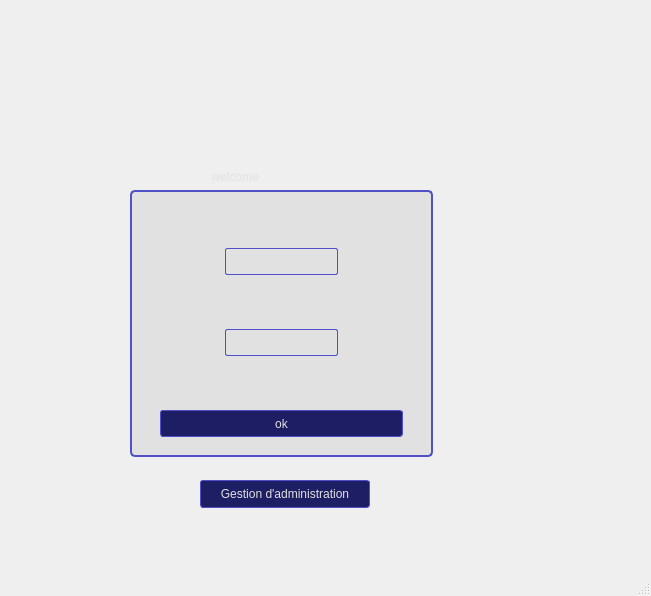
<?xml version="1.0" encoding="UTF-8"?>
<ui version="4.0">
 <class>log_in</class>
 <widget class="QMainWindow" name="log_in">
  <property name="geometry">
   <rect>
    <x>0</x>
    <y>0</y>
    <width>651</width>
    <height>596</height>
   </rect>
  </property>
  <property name="minimumSize">
   <size>
    <width>651</width>
    <height>596</height>
   </size>
  </property>
  <property name="maximumSize">
   <size>
    <width>651</width>
    <height>596</height>
   </size>
  </property>
  <property name="windowTitle">
   <string/>
  </property>
  <property name="styleSheet">
   <string notr="true"/>
  </property>
  <widget class="QWidget" name="centralwidget">
   <widget class="QGroupBox" name="groupBox">
    <property name="geometry">
     <rect>
      <x>130</x>
      <y>170</y>
      <width>303</width>
      <height>297</height>
     </rect>
    </property>
    <property name="styleSheet">
     <string notr="true">QWidget {
    background-color: rgb(225, 225, 225);
    color: rgb(225, 225, 225);
}
/* ---------------------------------------------------------------------------------------------------- */


/* QGroupBox */
/* ---------------------------------------------------------------------------------------------------- */
QGroupBox {
    border: 2px solid;
    border-radius: 5px;

    margin-top: 20px;
    margin-bottom: 10px;

    border-color: rgb(80, 80, 200);
}

QGroupBox::title {
    subcontrol-origin: margin;
    subcontrol-position: top left;
    padding-left: 3px;
}
/* ---------------------------------------------------------------------------------------------------- */

QFrame#horizontalLineMiddleSeparator {
    background-color: rgb(80, 80, 200 );
}

/* Process Scanner QFrame horizontal lines  */
/* ---------------------------------------------------------------------------------------------------- */
QFrame#lineScanner {
    background-color: rgb(80, 80, 200);
}

QFrame#lineScanFilters {
    background-color: rgb(80, 80, 200);
}
/* ---------------------------------------------------------------------------------------------------- */


/* QSpinBox  */
/* ---------------------------------------------------------------------------------------------------- */
QSpinBox {
    border: 1px solid rgb(80, 80, 200);
}

QSpinBox::up-arrow {
    image: url(:/icons/up-arrow.png);
}

QSpinBox::down-arrow {
    image: url(:/icons/down-arrow.png);
}

QSpinBox::text {
    background-color: rgb(80, 80, 200);
}
/* ---------------------------------------------------------------------------------------------------- */




/* QSlider horizontal/vertical  */
/* ---------------------------------------------------------------------------------------------------- */
QSlider:horizontal,
QSlider:vertical {
    background-color: rgb(40, 40, 100);
    height: 18px;
}

QSlider::groove:horizontal {
    height: 18px;
    background-color: transparent;
}

QSlider::handle:horizontal {
    background-color: rgb(80, 80, 200);
    width: 10px;
    height: 18px;
}

QSlider::handle:horizontal:hover,
QSlider::handle:vertical:hover {
    background-color: rgb(150, 150, 250);
}
/* ---------------------------------------------------------------------------------------------------- */




/* QLineEdit &amp; QTextEdit */
/* ---------------------------------------------------------------------------------------------------- */
QLineEdit,
QTextEdit {
    border: 1px solid;
    border-radius: 2px;
    border-color: rgb(80, 80, 200);
    min-height: 25px;
    padding-left: 5px;
}

QLineEdit[text=&quot;&quot;] {
    color: rgb(100, 100, 150);
}

QLineEdit::disabled {
    color: rgb(100, 100, 150);
    border-color: rgb(50, 50, 100);
}
/* ---------------------------------------------------------------------------------------------------- */




/* QMenu */
/* ---------------------------------------------------------------------------------------------------- */
QMenu {
    border: 1px solid;
    border-radius: 2px;
    border-color: rgb(80, 80, 200);

}

QMenu::item {
    color: rgb(150, 150, 250);
    border: 1px solid;
    border-color: rgb(80, 80, 200);

    padding: 5px;

    outline: 0;
}

QMenu::item:selected {
    background-color: rgb(40, 40, 200);
}

QMenu::indicator {
    margin-left: 4px;
}

QMenu::indicator:checked {
    border: 2px solid;
    border-radius: 2px;

    border-color:   rgb(80, 80, 200);
    background-color: rgb(80, 80, 200);

}

QMenu::indicator:unchecked {
    border: 2px solid;
    border-radius: 2px;

    border-color:   rgb(80, 80, 200);
    color: rgb(100, 100, 150);
}
/* ---------------------------------------------------------------------------------------------------- */




/* QHeaderView */
/* ---------------------------------------------------------------------------------------------------- */
QHeaderView::section:horizontal,
QHeaderView::section:vertical
{
    background-color: rgb(30, 30, 100);
}
/* ---------------------------------------------------------------------------------------------------- */




/* QScrollBar  */
/* ---------------------------------------------------------------------------------------------------- */
QScrollBar:vertical,
QScrollBar:horizontal {

    border-color: rgb(90, 90, 255);
}

QScrollBar::handle:vertical,
QScrollBar::handle:horizontal {
    background-color: rgb(40, 40, 150);
}

QScrollBar::handle:hover:vertical,
QScrollBar::handle:hover:horizontal {
    background-color: rgb(40, 40, 200);
}

QScrollBar::up-arrow:horizontal,
QScrollBar::down-arrow:horizontal,
QScrollBar::sub-line:vertical,
QScrollBar::add-line:vertical {
    background-color: rgb(20, 20, 30);
    color: rgb(20, 20, 30);
}

QScrollBar::up-arrow:vertical,
QScrollBar::down-arrow:vertical,
QScrollBar::up-arrow:horizontal,
QScrollBar::down-arrow:horizontal {
    background-color: rgb(20, 20, 30);
    border-color: rgb(20, 20, 30);
    color: rgb(20, 20, 30);
}

QScrollBar::add-page:horizontal,
QScrollBar::sub-page:horizontal,
QScrollBar::add-page:vertical,
QScrollBar::sub-page:vertical {
    background-color: rgb(20, 20, 30);
}
/* ---------------------------------------------------------------------------------------------------- */





/* Tree/List/Table Views  */
/* ---------------------------------------------------------------------------------------------------- */
QTreeView,
QListView,
QListView {
    border: 2px solid;
    border-color: rgb(80, 80, 200);
    border-radius: 5px;
    outline: 0;
}

QTreeView::item,
QListView::item,
QTableView::item {
    background-color: rgb(20, 20, 90);
    outline: 0;
}

QTreeView::item:alternate,
QListView::item:alternate,
QTableView::item:alternate {
    background-color: rgb(30, 30, 110);
    outline: 0;
}

QTreeView::item:hover,
QTreeView::item:alternate:hover,
QListView::item:hover,
QListView::item:alternate:hover,
QTableView::item:hover,
QTableView::item:alternate:hover {
    background-color: rgb(30, 30, 150);
}

QListView::item:selected,
QTreeView::item:selected,
QTableView::item:selected,
QTreeView::item:alternate:selected,
QListVew::item:alternate:selected,
QTableView::item:alternate:selected {
    background-color: rgb(40, 40, 200);
    color: rgb(150, 150, 250);
    outline: 0;
}

QTreeView:branch {
    background-color: rgb(20, 20, 90);
}

QTreeView:branch:has-siblings:adjoins-item {
  border-image: url(&quot;:/icons/branch-child-guide.png&quot;) 0;
}

QTreeView:branch:!has-children:!has-siblings:adjoins-item {
    border-image: url(&quot;:/icons/branch-end-guide.png&quot;) 0;
}

QTreeView:branch:has-children:!has-siblings:closed,
QTreeView:branch:closed:has-children:has-siblings {
  border-image: none;
  image: url(:/icons/branch-closed.png);
}

QTreeView:branch:open:has-children:!has-siblings,
QTreeView:branch:open:has-children:has-siblings {
    border-image: none;
    image: url(://icons/branch-open.png);
}
/* ---------------------------------------------------------------------------------------------------- */

/* QComboBox  */
/* ---------------------------------------------------------------------------------------------------- */
QComboBox {
    border: 1px solid;
    border-color: rgb(80, 80, 200);
    min-height: 25px;
    padding-left: 5px;
    border-radius: 2px;
}

QComboBox::hover {
    background-color: rgb(40, 40, 200);
}

QComboBox:disabled {

    color: rgb(100, 100, 150);
    border-color: rgb(50, 50, 100);
}

QComboBox QAbstractItemView {
    border: 0px solid;
    border-radius: 2px;
    border-color: rgb(80, 80, 200);
}

QComboBox QAbstractItemView::item {
    color: rgb(150, 150, 250);

    border: 1px solid;
    border-color: rgb(80, 80, 200);


    padding-top: 3px;
    padding-bottom: 3px;

    outline: 0;
}


QComboBox QAbstractItemView::indicator:checked {
    border: 2px solid;
    border-radius: 2px;

    border-color:   rgb(80, 80, 200);
    background-color: rgb(80, 80, 200);
}


QComboBox QAbstractItemView::indicator:unchecked {
    border: 2px solid;
    border-radius: 2px;

    border-color:   rgb(80, 80, 200);
    color: rgb(100, 100, 150);
}

QComboBox QAbstractItemView::item:hover {
    background-color: rgb(40, 40, 200);
    color: rgb(150, 150, 250);
    outline: 0;
}

QComboBox QAbstractItemView::focus {
    border-color: rgb(150, 130, 250);
    outline: 0;
}

QComboBox::down-arrow {
    image: url(:/icons/down-arrow.png);
}
/* ---------------------------------------------------------------------------------------------------- */




/* QCheckBox  */
/* ---------------------------------------------------------------------------------------------------- */
QCheckBox::indicator:checked {
    border: 2px solid;
    border-radius: 2px;

    border-color:   rgb(80, 80, 200);
    background-color: rgb(80, 80, 200);
}


QCheckBox::indicator:unchecked {
    border: 2px solid;
    border-radius: 2px;

    border-color:   rgb(80, 80, 200);
    color: rgb(100, 100, 150);
}
/* ---------------------------------------------------------------------------------------------------- */




/* QPushButton */
/* ---------------------------------------------------------------------------------------------------- */
QPushButton {
    border: 1px solid;
    border-radius: 3px;
    background-color: rgb(30, 30, 100);
    border-color: rgb(80, 80, 200);
    min-height: 25px;
    padding-left: 5px;
    padding-right: 5px;
}

QPushButton::hover {
    background-color: rgb(40, 40, 200);
}

QPushButton::pressed {
    background-color: rgb(50, 50, 220);
}

QPushButton::disabled {
    background-color: rgb(20, 20, 50);
    color: rgb(100, 100, 150);
    border-color: rgb(50, 50, 100);
}

QPushButton::focus {
    border-color: rgb(130, 130, 200);
    outline: 0;
}</string>
    </property>
    <property name="title">
     <string>                       welcome</string>
    </property>
    <widget class="QWidget" name="layoutWidget">
     <property name="geometry">
      <rect>
       <x>30</x>
       <y>30</y>
       <width>243</width>
       <height>237</height>
      </rect>
     </property>
     <layout class="QVBoxLayout" name="verticalLayout">
      <item>
       <spacer name="verticalSpacer">
        <property name="orientation">
         <enum>Qt::Vertical</enum>
        </property>
        <property name="sizeHint" stdset="0">
         <size>
          <width>20</width>
          <height>40</height>
         </size>
        </property>
       </spacer>
      </item>
      <item>
       <layout class="QHBoxLayout" name="horizontalLayout_2">
        <item>
         <spacer name="horizontalSpacer_3">
          <property name="orientation">
           <enum>Qt::Horizontal</enum>
          </property>
          <property name="sizeHint" stdset="0">
           <size>
            <width>40</width>
            <height>20</height>
           </size>
          </property>
         </spacer>
        </item>
        <item>
         <widget class="QLineEdit" name="lineEdit_loginusername">
          <property name="placeholderText">
           <string>user name</string>
          </property>
         </widget>
        </item>
        <item>
         <spacer name="horizontalSpacer_4">
          <property name="orientation">
           <enum>Qt::Horizontal</enum>
          </property>
          <property name="sizeHint" stdset="0">
           <size>
            <width>40</width>
            <height>20</height>
           </size>
          </property>
         </spacer>
        </item>
       </layout>
      </item>
      <item>
       <spacer name="verticalSpacer_2">
        <property name="orientation">
         <enum>Qt::Vertical</enum>
        </property>
        <property name="sizeHint" stdset="0">
         <size>
          <width>20</width>
          <height>40</height>
         </size>
        </property>
       </spacer>
      </item>
      <item>
       <layout class="QHBoxLayout" name="horizontalLayout">
        <item>
         <spacer name="horizontalSpacer">
          <property name="orientation">
           <enum>Qt::Horizontal</enum>
          </property>
          <property name="sizeHint" stdset="0">
           <size>
            <width>40</width>
            <height>20</height>
           </size>
          </property>
         </spacer>
        </item>
        <item>
         <widget class="QLineEdit" name="lineEdit_loginpwd">
          <property name="echoMode">
           <enum>QLineEdit::Password</enum>
          </property>
          <property name="placeholderText">
           <string>password</string>
          </property>
         </widget>
        </item>
        <item>
         <spacer name="horizontalSpacer_2">
          <property name="orientation">
           <enum>Qt::Horizontal</enum>
          </property>
          <property name="sizeHint" stdset="0">
           <size>
            <width>40</width>
            <height>20</height>
           </size>
          </property>
         </spacer>
        </item>
       </layout>
      </item>
      <item>
       <spacer name="verticalSpacer_3">
        <property name="orientation">
         <enum>Qt::Vertical</enum>
        </property>
        <property name="sizeHint" stdset="0">
         <size>
          <width>20</width>
          <height>40</height>
         </size>
        </property>
       </spacer>
      </item>
      <item>
       <widget class="QPushButton" name="pushButton">
        <property name="text">
         <string>ok</string>
        </property>
       </widget>
      </item>
     </layout>
    </widget>
   </widget>
   <widget class="QPushButton" name="pushButton_2">
    <property name="geometry">
     <rect>
      <x>200</x>
      <y>480</y>
      <width>170</width>
      <height>28</height>
     </rect>
    </property>
    <property name="styleSheet">
     <string notr="true">QWidget {
    background-color: rgb(225, 225, 225);
    color: rgb(225, 225, 225);
}
/* ---------------------------------------------------------------------------------------------------- */


/* QGroupBox */
/* ---------------------------------------------------------------------------------------------------- */
QGroupBox {
    border: 2px solid;
    border-radius: 5px;

    margin-top: 20px;
    margin-bottom: 10px;

    border-color: rgb(80, 80, 200);
}

QGroupBox::title {
    subcontrol-origin: margin;
    subcontrol-position: top left;
    padding-left: 3px;
}
/* ---------------------------------------------------------------------------------------------------- */

QFrame#horizontalLineMiddleSeparator {
    background-color: rgb(80, 80, 200 );
}

/* Process Scanner QFrame horizontal lines  */
/* ---------------------------------------------------------------------------------------------------- */
QFrame#lineScanner {
    background-color: rgb(80, 80, 200);
}

QFrame#lineScanFilters {
    background-color: rgb(80, 80, 200);
}
/* ---------------------------------------------------------------------------------------------------- */


/* QSpinBox  */
/* ---------------------------------------------------------------------------------------------------- */
QSpinBox {
    border: 1px solid rgb(80, 80, 200);
}

QSpinBox::up-arrow {
    image: url(:/icons/up-arrow.png);
}

QSpinBox::down-arrow {
    image: url(:/icons/down-arrow.png);
}

QSpinBox::text {
    background-color: rgb(80, 80, 200);
}
/* ---------------------------------------------------------------------------------------------------- */




/* QSlider horizontal/vertical  */
/* ---------------------------------------------------------------------------------------------------- */
QSlider:horizontal,
QSlider:vertical {
    background-color: rgb(40, 40, 100);
    height: 18px;
}

QSlider::groove:horizontal {
    height: 18px;
    background-color: transparent;
}

QSlider::handle:horizontal {
    background-color: rgb(80, 80, 200);
    width: 10px;
    height: 18px;
}

QSlider::handle:horizontal:hover,
QSlider::handle:vertical:hover {
    background-color: rgb(150, 150, 250);
}
/* ---------------------------------------------------------------------------------------------------- */




/* QLineEdit &amp; QTextEdit */
/* ---------------------------------------------------------------------------------------------------- */
QLineEdit,
QTextEdit {
    border: 1px solid;
    border-radius: 2px;
    border-color: rgb(80, 80, 200);
    min-height: 25px;
    padding-left: 5px;
}

QLineEdit[text=&quot;&quot;] {
    color: rgb(100, 100, 150);
}

QLineEdit::disabled {
    color: rgb(100, 100, 150);
    border-color: rgb(50, 50, 100);
}
/* ---------------------------------------------------------------------------------------------------- */




/* QMenu */
/* ---------------------------------------------------------------------------------------------------- */
QMenu {
    border: 1px solid;
    border-radius: 2px;
    border-color: rgb(80, 80, 200);

}

QMenu::item {
    color: rgb(150, 150, 250);
    border: 1px solid;
    border-color: rgb(80, 80, 200);

    padding: 5px;

    outline: 0;
}

QMenu::item:selected {
    background-color: rgb(40, 40, 200);
}

QMenu::indicator {
    margin-left: 4px;
}

QMenu::indicator:checked {
    border: 2px solid;
    border-radius: 2px;

    border-color:   rgb(80, 80, 200);
    background-color: rgb(80, 80, 200);

}

QMenu::indicator:unchecked {
    border: 2px solid;
    border-radius: 2px;

    border-color:   rgb(80, 80, 200);
    color: rgb(100, 100, 150);
}
/* ---------------------------------------------------------------------------------------------------- */




/* QHeaderView */
/* ---------------------------------------------------------------------------------------------------- */
QHeaderView::section:horizontal,
QHeaderView::section:vertical
{
    background-color: rgb(30, 30, 100);
}
/* ---------------------------------------------------------------------------------------------------- */




/* QScrollBar  */
/* ---------------------------------------------------------------------------------------------------- */
QScrollBar:vertical,
QScrollBar:horizontal {

    border-color: rgb(90, 90, 255);
}

QScrollBar::handle:vertical,
QScrollBar::handle:horizontal {
    background-color: rgb(40, 40, 150);
}

QScrollBar::handle:hover:vertical,
QScrollBar::handle:hover:horizontal {
    background-color: rgb(40, 40, 200);
}

QScrollBar::up-arrow:horizontal,
QScrollBar::down-arrow:horizontal,
QScrollBar::sub-line:vertical,
QScrollBar::add-line:vertical {
    background-color: rgb(20, 20, 30);
    color: rgb(20, 20, 30);
}

QScrollBar::up-arrow:vertical,
QScrollBar::down-arrow:vertical,
QScrollBar::up-arrow:horizontal,
QScrollBar::down-arrow:horizontal {
    background-color: rgb(20, 20, 30);
    border-color: rgb(20, 20, 30);
    color: rgb(20, 20, 30);
}

QScrollBar::add-page:horizontal,
QScrollBar::sub-page:horizontal,
QScrollBar::add-page:vertical,
QScrollBar::sub-page:vertical {
    background-color: rgb(20, 20, 30);
}
/* ---------------------------------------------------------------------------------------------------- */





/* Tree/List/Table Views  */
/* ---------------------------------------------------------------------------------------------------- */
QTreeView,
QListView,
QListView {
    border: 2px solid;
    border-color: rgb(80, 80, 200);
    border-radius: 5px;
    outline: 0;
}

QTreeView::item,
QListView::item,
QTableView::item {
    background-color: rgb(20, 20, 90);
    outline: 0;
}

QTreeView::item:alternate,
QListView::item:alternate,
QTableView::item:alternate {
    background-color: rgb(30, 30, 110);
    outline: 0;
}

QTreeView::item:hover,
QTreeView::item:alternate:hover,
QListView::item:hover,
QListView::item:alternate:hover,
QTableView::item:hover,
QTableView::item:alternate:hover {
    background-color: rgb(30, 30, 150);
}

QListView::item:selected,
QTreeView::item:selected,
QTableView::item:selected,
QTreeView::item:alternate:selected,
QListVew::item:alternate:selected,
QTableView::item:alternate:selected {
    background-color: rgb(40, 40, 200);
    color: rgb(150, 150, 250);
    outline: 0;
}

QTreeView:branch {
    background-color: rgb(20, 20, 90);
}

QTreeView:branch:has-siblings:adjoins-item {
  border-image: url(&quot;:/icons/branch-child-guide.png&quot;) 0;
}

QTreeView:branch:!has-children:!has-siblings:adjoins-item {
    border-image: url(&quot;:/icons/branch-end-guide.png&quot;) 0;
}

QTreeView:branch:has-children:!has-siblings:closed,
QTreeView:branch:closed:has-children:has-siblings {
  border-image: none;
  image: url(:/icons/branch-closed.png);
}

QTreeView:branch:open:has-children:!has-siblings,
QTreeView:branch:open:has-children:has-siblings {
    border-image: none;
    image: url(://icons/branch-open.png);
}
/* ---------------------------------------------------------------------------------------------------- */

/* QComboBox  */
/* ---------------------------------------------------------------------------------------------------- */
QComboBox {
    border: 1px solid;
    border-color: rgb(80, 80, 200);
    min-height: 25px;
    padding-left: 5px;
    border-radius: 2px;
}

QComboBox::hover {
    background-color: rgb(40, 40, 200);
}

QComboBox:disabled {

    color: rgb(100, 100, 150);
    border-color: rgb(50, 50, 100);
}

QComboBox QAbstractItemView {
    border: 0px solid;
    border-radius: 2px;
    border-color: rgb(80, 80, 200);
}

QComboBox QAbstractItemView::item {
    color: rgb(150, 150, 250);

    border: 1px solid;
    border-color: rgb(80, 80, 200);


    padding-top: 3px;
    padding-bottom: 3px;

    outline: 0;
}


QComboBox QAbstractItemView::indicator:checked {
    border: 2px solid;
    border-radius: 2px;

    border-color:   rgb(80, 80, 200);
    background-color: rgb(80, 80, 200);
}


QComboBox QAbstractItemView::indicator:unchecked {
    border: 2px solid;
    border-radius: 2px;

    border-color:   rgb(80, 80, 200);
    color: rgb(100, 100, 150);
}

QComboBox QAbstractItemView::item:hover {
    background-color: rgb(40, 40, 200);
    color: rgb(150, 150, 250);
    outline: 0;
}

QComboBox QAbstractItemView::focus {
    border-color: rgb(150, 130, 250);
    outline: 0;
}

QComboBox::down-arrow {
    image: url(:/icons/down-arrow.png);
}
/* ---------------------------------------------------------------------------------------------------- */




/* QCheckBox  */
/* ---------------------------------------------------------------------------------------------------- */
QCheckBox::indicator:checked {
    border: 2px solid;
    border-radius: 2px;

    border-color:   rgb(80, 80, 200);
    background-color: rgb(80, 80, 200);
}


QCheckBox::indicator:unchecked {
    border: 2px solid;
    border-radius: 2px;

    border-color:   rgb(80, 80, 200);
    color: rgb(100, 100, 150);
}
/* ---------------------------------------------------------------------------------------------------- */




/* QPushButton */
/* ---------------------------------------------------------------------------------------------------- */
QPushButton {
    border: 1px solid;
    border-radius: 3px;
    background-color: rgb(30, 30, 100);
    border-color: rgb(80, 80, 200);
    min-height: 25px;
    padding-left: 5px;
    padding-right: 5px;
}

QPushButton::hover {
    background-color: rgb(40, 40, 200);
}

QPushButton::pressed {
    background-color: rgb(50, 50, 220);
}

QPushButton::disabled {
    background-color: rgb(20, 20, 50);
    color: rgb(100, 100, 150);
    border-color: rgb(50, 50, 100);
}

QPushButton::focus {
    border-color: rgb(130, 130, 200);
    outline: 0;
}</string>
    </property>
    <property name="text">
     <string>Gestion d'administration</string>
    </property>
   </widget>
   <widget class="QLabel" name="label_gif">
    <property name="geometry">
     <rect>
      <x>220</x>
      <y>50</y>
      <width>171</width>
      <height>121</height>
     </rect>
    </property>
    <property name="text">
     <string/>
    </property>
    <property name="scaledContents">
     <bool>false</bool>
    </property>
   </widget>
   <widget class="QLabel" name="label_date">
    <property name="geometry">
     <rect>
      <x>450</x>
      <y>40</y>
      <width>111</width>
      <height>51</height>
     </rect>
    </property>
    <property name="text">
     <string/>
    </property>
   </widget>
  </widget>
  <widget class="QMenuBar" name="menubar">
   <property name="geometry">
    <rect>
     <x>0</x>
     <y>0</y>
     <width>651</width>
     <height>26</height>
    </rect>
   </property>
  </widget>
  <widget class="QStatusBar" name="statusbar"/>
 </widget>
 <resources/>
 <connections/>
</ui>
